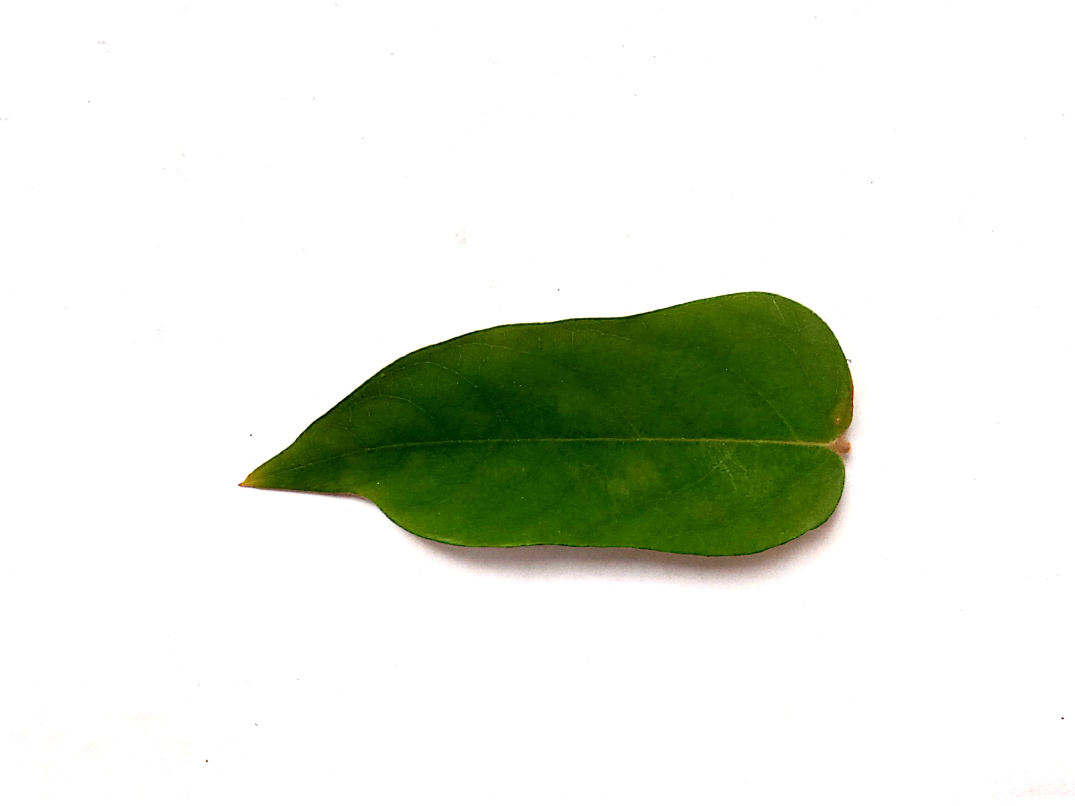
#> input picture gambar_daun blimbing wuluh/001.jpg, 3224 x 2416 px, found by its file name (shown at 1/3 size)
$ jupyter execute --allow-errors resize123.ipynb   (shell and % lines are left out)
#> lines starting #> are read from the running program, lines starting #| are printed output that depends on the picture
<a href="https://colab.research.google.com/github/maniateror01/Kecerdasan_buatan/blob/main/image_fundamental/resize123.ipynb" target="_parent"></a>

[cell 1]
# import the necessary packages
import matplotlib.pyplot as plt
import argparse
import imutils
import cv2

#> (a cell that did not finish here is left out)

[cell 3]
# since we are using Jupyter Notebooks we can replace our argument
# parsing code with *hard coded* arguments and values
args = {
    "image": "001.jpg"
}

[cell 4]
# load the original input image and display it to our screen
image = cv2.imread(args["image"])
#> image is the input picture: shape (2416, 3224, 3); mean B, G, R 220, 230.4, 225.5
#> (the rest of this cell did not finish here and is left out)

[cell 5]
# let's resize the image to have a width of 50 pixels, again keeping
# in mind the aspect ratio
r = 50.0 / image.shape[0]
#> r = 0.0207
dim = (int(image.shape[1] * r), 50)
#> dim = (66, 50)

# perform the resizing
resized = cv2.resize(image, dim, interpolation=cv2.INTER_AREA)
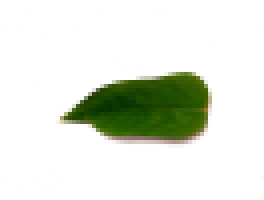
#> resized: shape (50, 66, 3) (shown 4 times larger); mean B, G, R 219.9, 230.4, 225.5
#> (the rest of this cell did not finish here and is left out)

[cell 6]
# calculating the ratio each and every time we want to resize an
# image is a real pain, so let's use the imutils convenience
# function which will *automatically* maintain our aspect ratio
# for us
resized = imutils.resize(image, width=100)
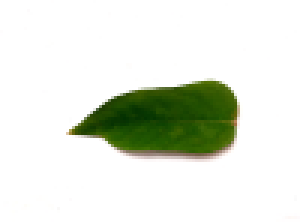
#> resized: shape (74, 100, 3) (shown 3 times larger); mean B, G, R 220, 230.4, 225.5
#> (the rest of this cell did not finish here and is left out)
